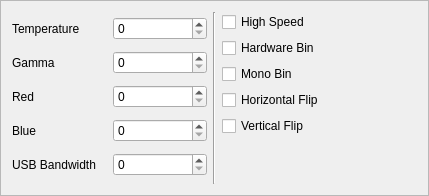
<?xml version="1.0" encoding="UTF-8"?>
<ui version="4.0">
 <class>ZWOSettings</class>
 <widget class="QFrame" name="ZWOSettings">
  <property name="geometry">
   <rect>
    <x>0</x>
    <y>0</y>
    <width>429</width>
    <height>196</height>
   </rect>
  </property>
  <property name="windowTitle">
   <string>Frame</string>
  </property>
  <property name="frameShape">
   <enum>QFrame::StyledPanel</enum>
  </property>
  <property name="frameShadow">
   <enum>QFrame::Raised</enum>
  </property>
  <layout class="QHBoxLayout" name="horizontalLayout">
   <item>
    <layout class="QGridLayout" name="spinbox_gridlayout">
     <item row="2" column="0">
      <widget class="QLabel" name="red_label">
       <property name="text">
        <string>Red</string>
       </property>
      </widget>
     </item>
     <item row="1" column="0">
      <widget class="QLabel" name="gamma_label">
       <property name="text">
        <string>Gamma</string>
       </property>
      </widget>
     </item>
     <item row="1" column="1">
      <widget class="QSpinBox" name="gamma_spinbox"/>
     </item>
     <item row="3" column="1">
      <widget class="QSpinBox" name="blue_spinbox"/>
     </item>
     <item row="2" column="1">
      <widget class="QSpinBox" name="red_spinbox"/>
     </item>
     <item row="3" column="0">
      <widget class="QLabel" name="blue_label">
       <property name="text">
        <string>Blue</string>
       </property>
      </widget>
     </item>
     <item row="0" column="0">
      <widget class="QLabel" name="temperature_label">
       <property name="text">
        <string>Temperature</string>
       </property>
      </widget>
     </item>
     <item row="0" column="1">
      <widget class="QSpinBox" name="temperature_spinbox"/>
     </item>
     <item row="4" column="1">
      <widget class="QSpinBox" name="usb_spinbox"/>
     </item>
     <item row="4" column="0">
      <widget class="QLabel" name="usb_label">
       <property name="text">
        <string>USB Bandwidth</string>
       </property>
      </widget>
     </item>
    </layout>
   </item>
   <item>
    <widget class="Line" name="line">
     <property name="orientation">
      <enum>Qt::Vertical</enum>
     </property>
    </widget>
   </item>
   <item>
    <layout class="QGridLayout" name="checkbox_gridlayout">
     <item row="0" column="0">
      <widget class="QCheckBox" name="highspeed_checkbox">
       <property name="text">
        <string>High Speed</string>
       </property>
      </widget>
     </item>
     <item row="4" column="0">
      <widget class="QCheckBox" name="verticalflip_checkbox">
       <property name="text">
        <string>Vertical Flip</string>
       </property>
      </widget>
     </item>
     <item row="2" column="0">
      <widget class="QCheckBox" name="monobin_checkbox">
       <property name="text">
        <string>Mono Bin</string>
       </property>
      </widget>
     </item>
     <item row="1" column="0">
      <widget class="QCheckBox" name="hardwarebin_checkbox">
       <property name="text">
        <string>Hardware Bin</string>
       </property>
      </widget>
     </item>
     <item row="3" column="0">
      <widget class="QCheckBox" name="horizontalflip_checkbox">
       <property name="text">
        <string>Horizontal Flip</string>
       </property>
      </widget>
     </item>
     <item row="5" column="0">
      <spacer name="checkbox_spacer">
       <property name="orientation">
        <enum>Qt::Vertical</enum>
       </property>
       <property name="sizeHint" stdset="0">
        <size>
         <width>20</width>
         <height>40</height>
        </size>
       </property>
      </spacer>
     </item>
    </layout>
   </item>
  </layout>
 </widget>
 <resources/>
 <connections/>
</ui>
